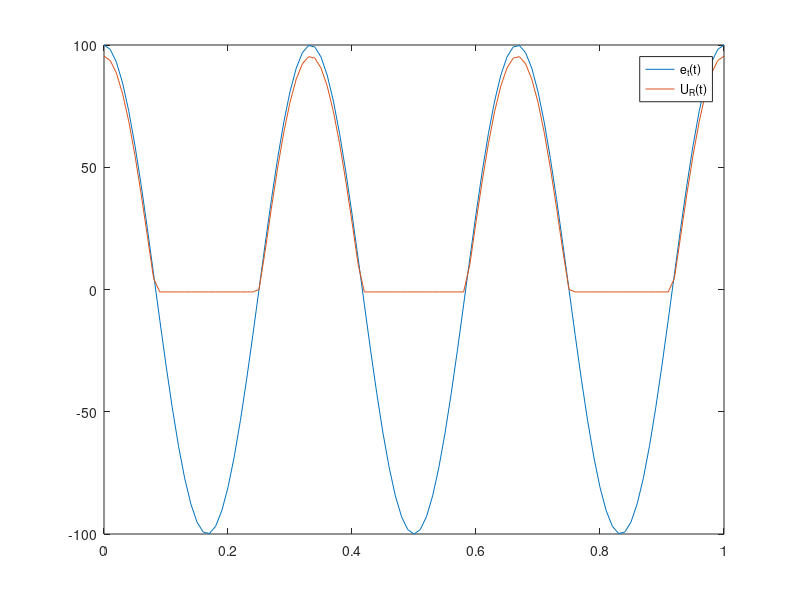

The MATLAB source for this figure:
function lab5_demo
global E R a i0
R=1; a=1; i0=1; %globalie mainigie. ud un id japanem no grafika viena punkta, ja nav dots
t = 0:0.01:1; %janomaina ar t jas dots
Et = 100*cos(2*pi*3*t); %Jalieleik savu signalu ar Et = lab3_fun(t), lab3_fun.m jabut taja pasa folderi.
URm = [];
for E=Et
    UR = newmet5;
    URm= [URm, UR];
end 
plot(t,Et,t,URm); 
legend('e_t(t)', 'U_R(t)')

function x0 = newmet5(x0,epsilon)
if nargin==0;
    x0 = 0;
end
if nargin < 2;
    epsilon = 1e-3;
end
%x0 = 0;
%epsilon = 1e-3;
delta = funx(x0)/fund(x0);
while abs(delta) > epsilon
    delta = funx(x0)/fund(x0);
    x0 = x0 - delta;
end

function fx = fund(UR) 
global E R a i0
fx = - 1/R - a*i0*exp(a*(E - UR));

function fx = funx(UR)
global E R a i0
fx = i0*(exp(a*(E-UR))-1)-UR/R;

%ja nav kautkas cits
%solve(id==i0*(exp(a*Ud)-1),a)
